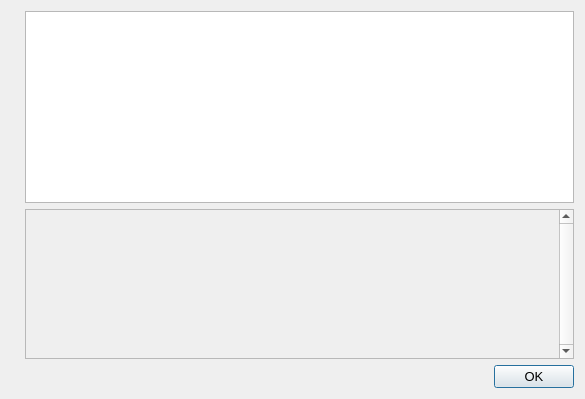
<?xml version="1.0" encoding="UTF-8"?>
<ui version="4.0">
 <class>HelpMessageDialog</class>
 <widget class="QDialog" name="HelpMessageDialog">
  <property name="geometry">
   <rect>
    <x>0</x>
    <y>0</y>
    <width>585</width>
    <height>399</height>
   </rect>
  </property>
  <property name="font">
   <font>
    <pointsize>10</pointsize>
   </font>
  </property>
  <property name="windowTitle">
   <string notr="true">Kiss Core - Command-line options</string>
  </property>
  <layout class="QHBoxLayout" name="horizontalLayout_2">
   <item>
    <widget class="QLabel" name="graphic">
     <property name="sizePolicy">
      <sizepolicy hsizetype="Preferred" vsizetype="Ignored">
       <horstretch>0</horstretch>
       <verstretch>0</verstretch>
      </sizepolicy>
     </property>
     <property name="pixmap">
      <pixmap resource="../kiss.qrc">:/images/about</pixmap>
     </property>
    </widget>
   </item>
   <item>
    <layout class="QVBoxLayout" name="verticalLayout">
     <item>
      <widget class="QTextEdit" name="helpMessage">
       <property name="readOnly">
        <bool>true</bool>
       </property>
      </widget>
     </item>
     <item>
      <widget class="QScrollArea" name="scrollArea">
       <property name="verticalScrollBarPolicy">
        <enum>Qt::ScrollBarAlwaysOn</enum>
       </property>
       <property name="widgetResizable">
        <bool>true</bool>
       </property>
       <widget class="QWidget" name="scrollAreaWidgetContents">
        <property name="geometry">
         <rect>
          <x>0</x>
          <y>0</y>
          <width>476</width>
          <height>149</height>
         </rect>
        </property>
        <layout class="QVBoxLayout" name="verticalLayout_2">
         <item>
          <widget class="QLabel" name="aboutMessage">
           <property name="cursor">
            <cursorShape>IBeamCursor</cursorShape>
           </property>
           <property name="textFormat">
            <enum>Qt::PlainText</enum>
           </property>
           <property name="alignment">
            <set>Qt::AlignLeading|Qt::AlignLeft|Qt::AlignTop</set>
           </property>
           <property name="openExternalLinks">
            <bool>true</bool>
           </property>
           <property name="textInteractionFlags">
            <set>Qt::LinksAccessibleByMouse|Qt::TextSelectableByKeyboard|Qt::TextSelectableByMouse</set>
           </property>
          </widget>
         </item>
        </layout>
       </widget>
      </widget>
     </item>
     <item>
      <widget class="QDialogButtonBox" name="okButton">
       <property name="orientation">
        <enum>Qt::Horizontal</enum>
       </property>
       <property name="standardButtons">
        <set>QDialogButtonBox::Ok</set>
       </property>
      </widget>
     </item>
    </layout>
   </item>
  </layout>
 </widget>
 <resources>
  <include location="../kiss.qrc"/>
 </resources>
 <connections>
  <connection>
   <sender>okButton</sender>
   <signal>accepted()</signal>
   <receiver>HelpMessageDialog</receiver>
   <slot>accept()</slot>
   <hints>
    <hint type="sourcelabel">
     <x>20</x>
     <y>20</y>
    </hint>
    <hint type="destinationlabel">
     <x>20</x>
     <y>20</y>
    </hint>
   </hints>
  </connection>
  <connection>
   <sender>okButton</sender>
   <signal>rejected()</signal>
   <receiver>HelpMessageDialog</receiver>
   <slot>reject()</slot>
   <hints>
    <hint type="sourcelabel">
     <x>20</x>
     <y>20</y>
    </hint>
    <hint type="destinationlabel">
     <x>20</x>
     <y>20</y>
    </hint>
   </hints>
  </connection>
 </connections>
</ui>
